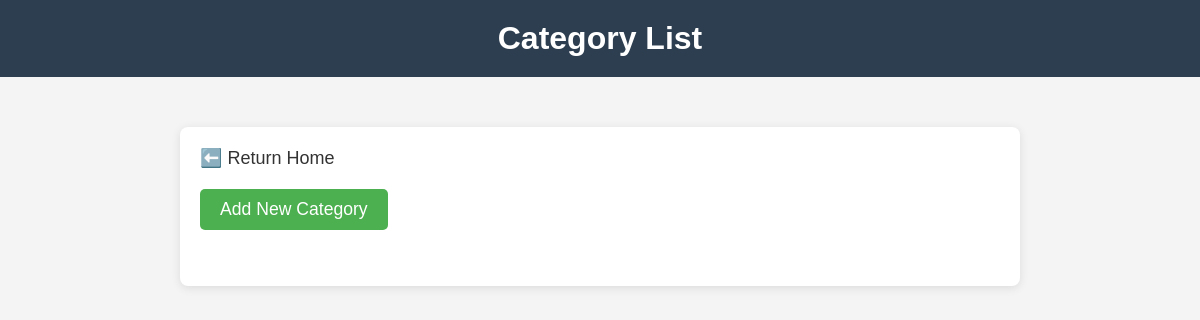
The page /categories on the database as committed earlier.
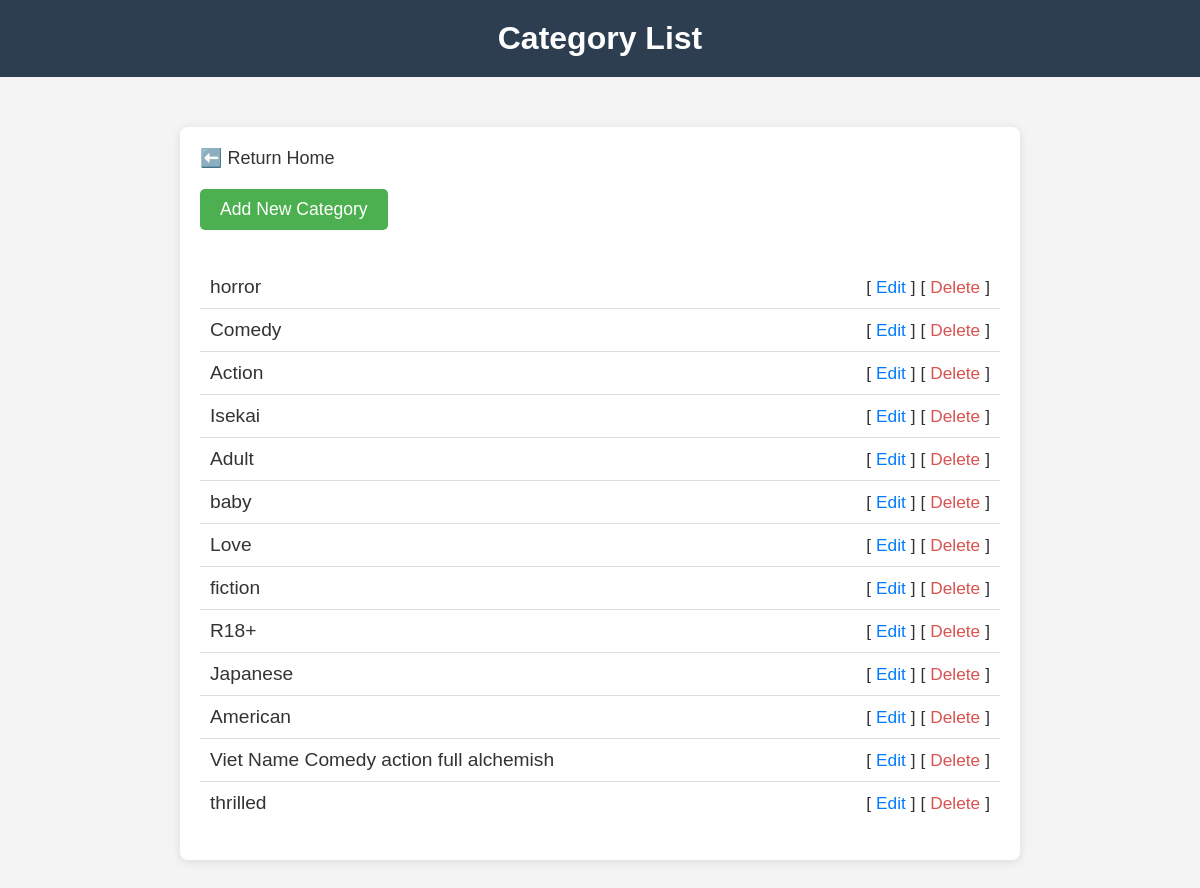
The same page on the database as committed later.
### app/models/category_model.py (models this page shows)
class Category(db.Model):
    id = db.Column(db.Integer, primary_key=True)
    name = db.Column(db.String(100), nullable=False)

### app/routes/category_routes.py (the view)
@category_routes.route('/categories')
def list_categories():
    categories = repo.get_all_categories()
    return render_template('category/list.html', categories=categories)

### app/repositories/category_repo.py (called while the page is built)
    def get_all_categories(self):
        return Category.query.all()

### app/templates/category/list.html (shortened to what this page needs)
<!DOCTYPE html>
<html lang="en">
<head>
</head>
<body>
    <h1>Category List</h1>
    <div class="container">
        <div style="margin-bottom: 20px;">
            <a href="/" class="return-home-btn" style="text-decoration: none; color: #333; font-size: 18px;">
              ⬅️ Return Home
            </a>
          </div>
        <a href="{{ url_for('category_routes.create_category') }}" class="add-category-btn">Add New Category</a>
        <ul class="category-list">
            {% for cat in categories %}
                <li class="category-item">
                    <span>{{ cat.name }}</span>
                    <span class="actions">
                        [<a href="{{ url_for('category_routes.edit_category', id=cat.id) }}" class="edit-link">Edit</a>]
                        [<a href="{{ url_for('category_routes.delete_category', id=cat.id) }}" class="delete-link" onclick="return confirm('Delete this category?');">Delete</a>]
                    </span>
                </li>
            {% endfor %}
        </ul>
    </div>
</body>
</html>

### app/templates/category/list.html (style rules this page uses)
body { font-family: Arial, sans-serif; margin: 0; padding: 0; background-color: #f4f4f4; }
.container { max-width: 800px; margin: 50px auto; padding: 20px; background-color: #fff; box-shadow: 0 2px 10px rgba(0, 0, 0, 0.1); border-radius: 8px; }
h1 { font-size: 2em; color: #333; margin-bottom: 20px; }
.add-category-btn { display: inline-block; padding: 10px 20px; background-color: #4CAF50; color: white; text-decoration: none; border-radius: 5px; font-size: 1.1em; margin-bottom: 20px; transition: background-color 0.3s ease; }
.category-list { list-style-type: none; padding: 0; }
.category-item { font-size: 1.2em; color: #333; padding: 10px; border-bottom: 1px solid #ddd; display: flex; justify-content: space-between; align-items: center; }
.category-item:last-child { border-bottom: none; }
.actions { font-size: 0.9em; }
.edit-link, .delete-link { color: #007bff; text-decoration: none; padding: 0 5px; }
.delete-link { color: #d9534f; }
h1 { text-align: center; padding: 20px; background-color: #2c3e50; color: white; margin: 0; }

Rows that differ between the two databases and show on the page:
added Category: name "horror"
added Category: name "Comedy"
added Category: name "Action"
added Category: name "Isekai"
added Category: name "Adult"
added Category: name "baby"
added Category: name "Love"
added Category: name "fiction"
added Category: name "R18+"
added Category: name "Japanese"
added Category: name "American"
added Category: name "Viet Name Comedy action full alchemish"
added Category: name "thrilled"
